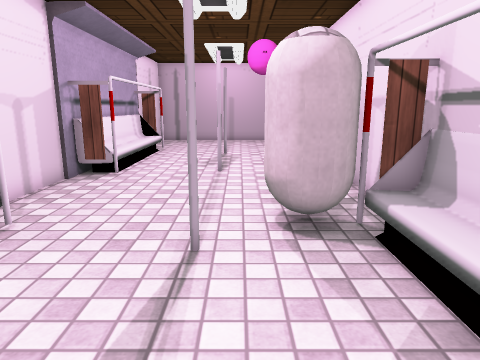
View 1 (above)

13 first-person views from a walk through a scene from a Unity 3-D project. The camera is 1.3 m above the floor, tilts 12° down and sees 70° across. The floor is counted in squares, 0.5 m on a side. Each view is taken from the middle of a square. On the plan, view 1 faces up. The plan holds only what a view shows up to about 20 squares ahead; the rest is blank. The place goes on beyond the plan. The player is left out. Door leaves are left out, so doorways stand open. Some surface patterns are stand-ins.

View 2
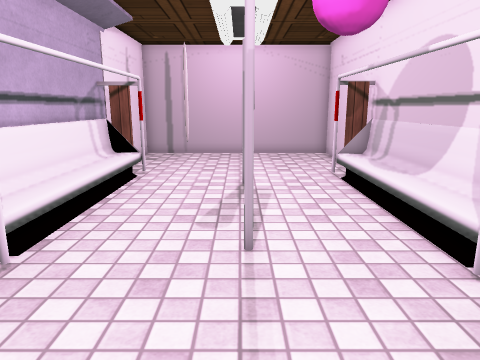

View 3
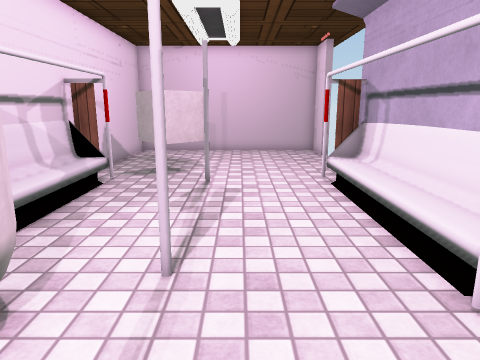

View 4
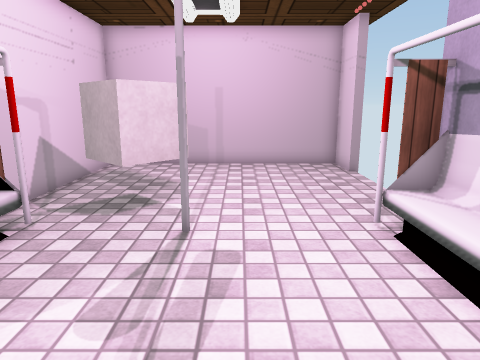

View 5
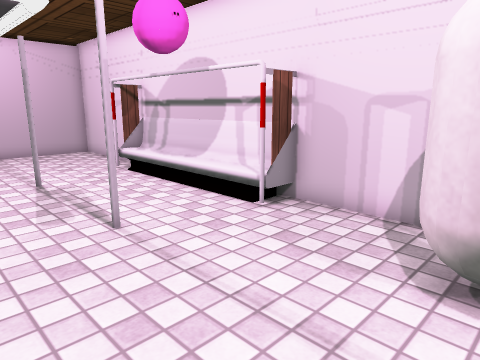

View 6
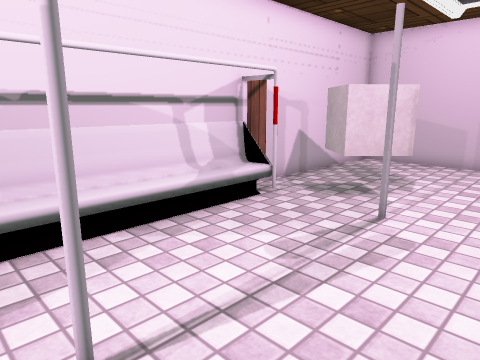

View 7
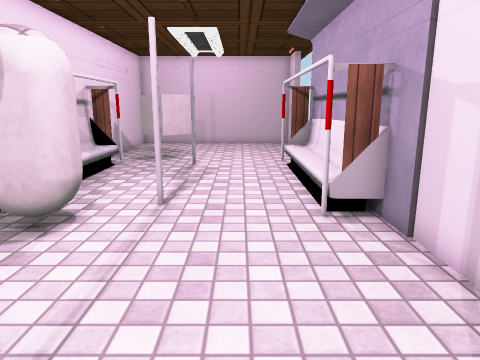

View 8
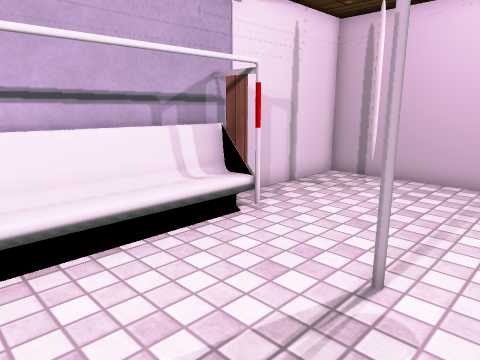

View 9
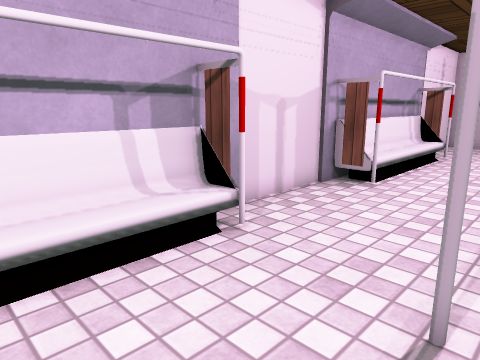

View 10
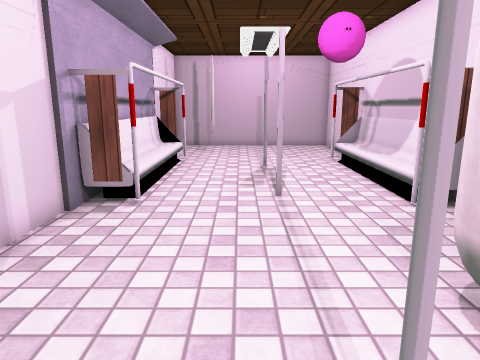

View 11
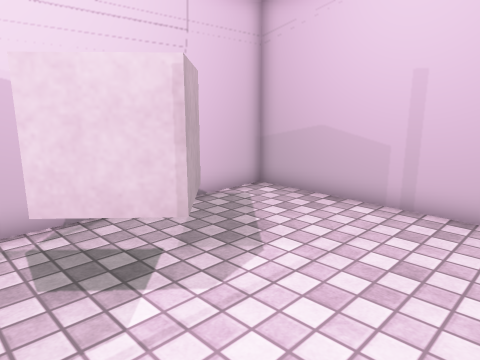

View 12
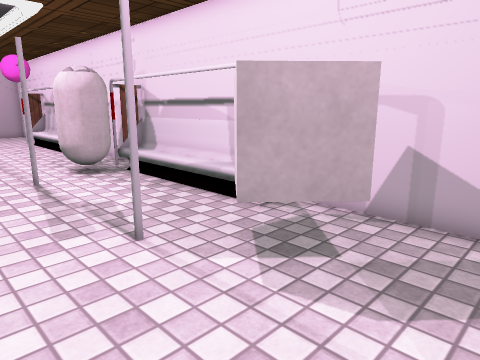

View 13
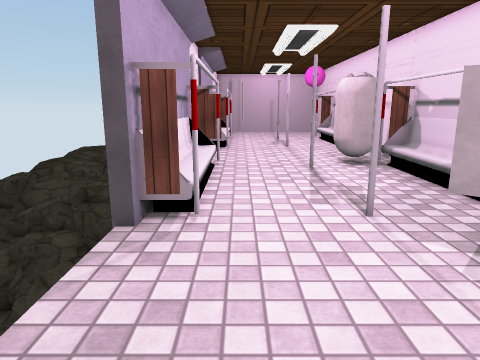

### Floor plan
Points are (right, up) in squares from view 1. A wall is a line through its corners. A room is listed if a view was taken in it or the views show most of it. See-through windows are left out.
Room 1 (views 1, 2, 3, 4, 5, 6, 7, 8, 9, 10, 11, 12, 13)
walls: (4, 6.4) (4, 13); (-6.5, 12.5) (-6.5, 7.4); (4, 20.4) (4, 27.8) (-6.5, 27.8) (-6.5, 21.4); (-6.5, -7.9) (-6.5, -10) (4, -10) (4, -0.4)
ways out: open door at (-6, -5.5)
objects: other object (-6, -1) to (-5, 7); other object (-6, 13) to (-5, 21); pole (-1, -1); pole (-1, 6); pole (-1, 14); pole (-1, 20); cube (0, -5) to (2, -2); capsule (1, 7) to (2, 9); other object (3, -1) to (4, 7); other object (3, 13) to (4, 21)

Positions as (right, up) in squares from view 1, and headings:
1: (0, 0), facing up
2: (-1, 8), facing up
3: (-2, 11), facing down
4: (-2, 6), facing down
5: (-4, 7), facing up-right
6: (-4, 7), facing down-right
7: (-3, 15), facing down
8: (1, 15), facing up-left
9: (0, 2), facing up-left
10: (-2, 4), facing up
11: (-4, -1), facing down-right
12: (-4, -7), facing up-right
13: (-4, -9), facing up
